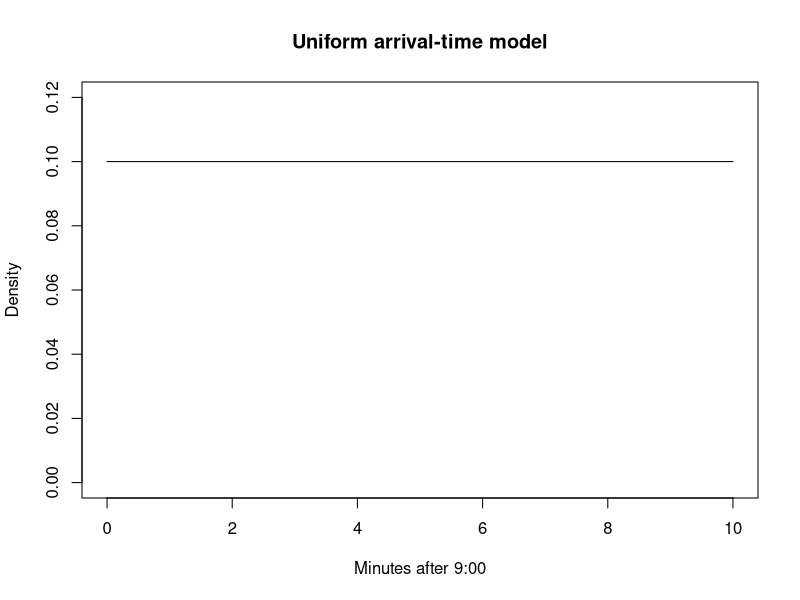
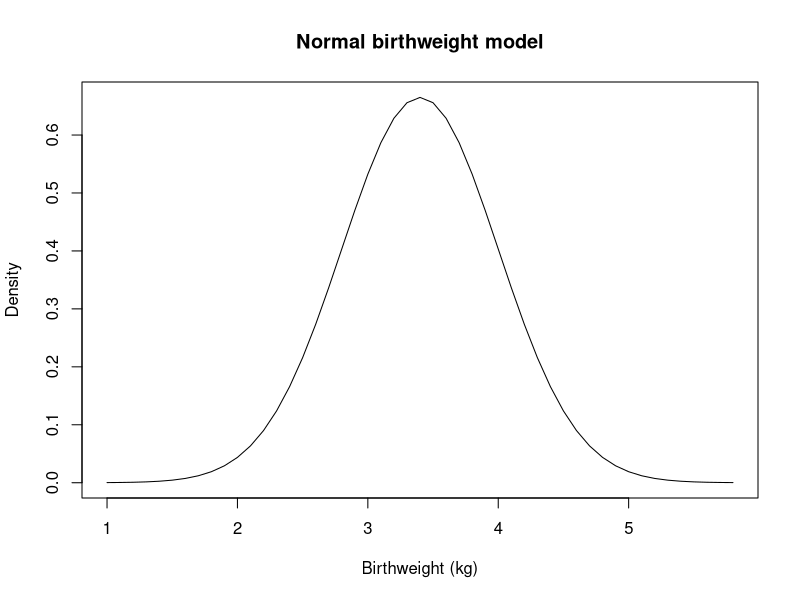
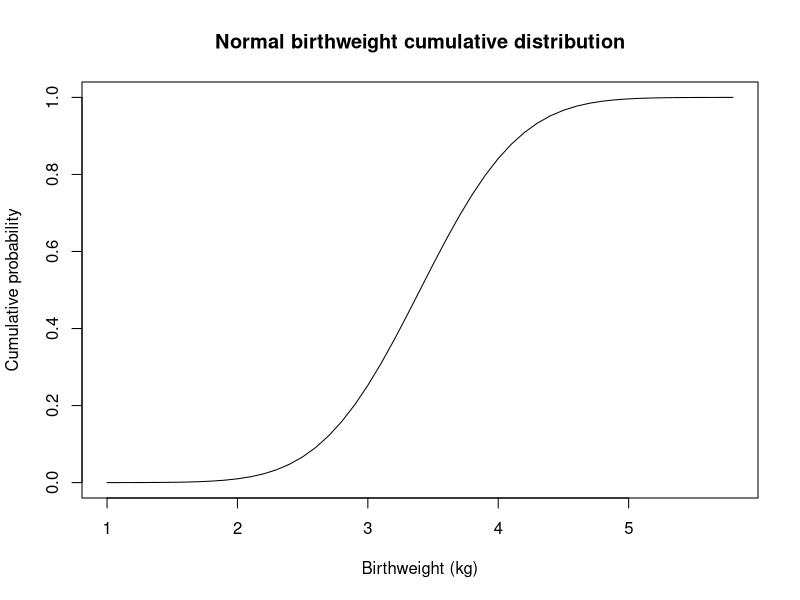
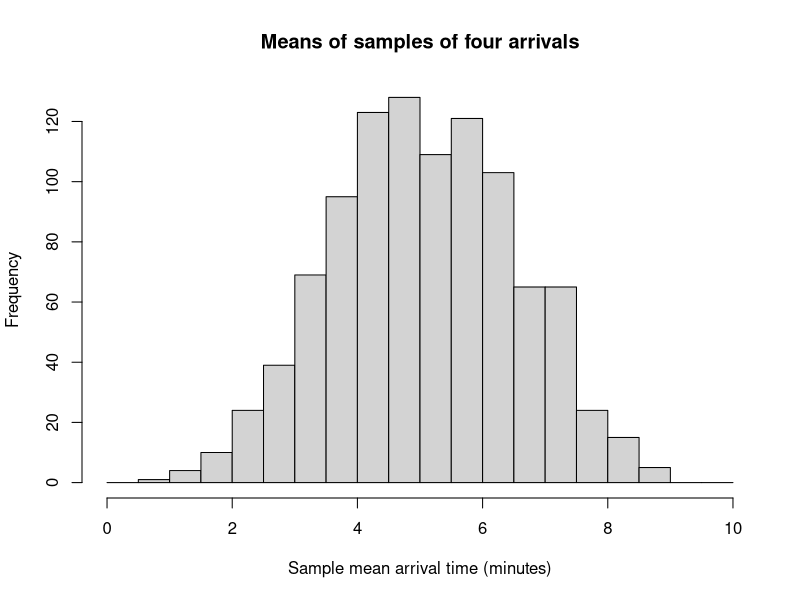
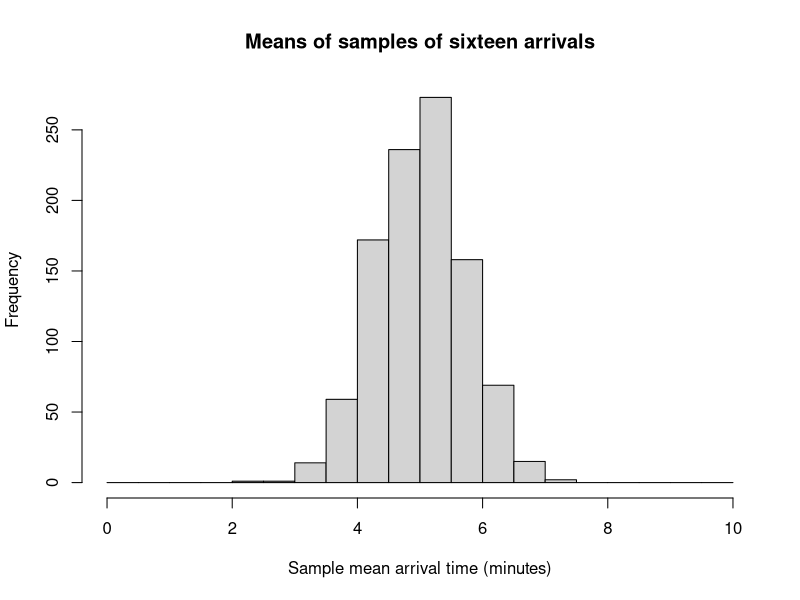

Write the R code that produced these figures, in order.
################################################################################
# PRACTICAL 3: CONTINUOUS DISTRIBUTIONS, SAMPLING AND STANDARD ERRORS
################################################################################

# This practical uses R to explore continuous probability distributions,
# repeated sampling, standard errors and confidence intervals.
# It uses base R, so no additional packages or data files are required.


################################################################################
# PART 1. CONTINUOUS PROBABILITIES
################################################################################

# X is the number of minutes after 9:00 when a patient arrives.
# We assume X is uniformly distributed between 0 and 10 minutes.
# A uniform distribution gives equal probabilities to intervals of equal length.

# dunif(x, min, max) calculates the probability DENSITY at x.
# Use dunif() when you need a density height or density values for a graph.
# x = 4 is the point being evaluated; min and max define the distribution.
# The density is 1 / (10 - 0) = 0.1 per minute.
# This is NOT a 10% probability of arriving exactly at minute 4:
# for a continuous variable, the probability at one exact point is zero.

arrival_density_at_four <- dunif(x = 4, min = 0, max = 10)
arrival_density_at_four

# Calculate the probability of arriving between minutes 2 and 5.
# For this uniform distribution, probability = interval width * density:
# (5 - 2) * 0.1 = 0.3, or 30%.

probability_two_to_five_area <- (5 - 2) * arrival_density_at_four
probability_two_to_five_area

# Create values from 0 to 10 in steps of 0.1 for plotting.
# The colon operator 0:100 creates integers from 0 through 100;
# dividing by 10 changes them to 0.0, 0.1, ..., 10.0.

arrival_times <- (0:100) / 10

# Calculate the density at each value in arrival_times.
# We use dunif() here because the graph needs density heights.
# The density is 0.1 at every point in this uniform distribution.

arrival_densities <- dunif(x = arrival_times, min = 0, max = 10)

# Plot time on the horizontal axis and density on the vertical axis.
# type = "l" draws a line; xlab and ylab label the axes;
# main sets the title; ylim sets the vertical-axis range from 0 to 0.12.
# Interpretation: the flat line shows the density is constant at 0.1.
# Probability over an interval is the area under this line.

plot(arrival_times, arrival_densities, type = "l",
     xlab = "Minutes after 9:00", ylab = "Density",
     main = "Uniform arrival-time model", ylim = c(0, 0.12))

# punif(q, min, max) calculates cumulative probability P(X <= q).
# Cumulative probability means the probability up to and including a cutoff.
# Use punif() when you want the probability that X is at or below q.
# q = 4 is the cutoff time; min and max define the uniform distribution.
# P(X <= 4) = 4 / 10 = 0.4, or 40%.

probability_by_four <- punif(q = 4, min = 0, max = 10)
probability_by_four

# Calculate the probability of arriving between minutes 2 and 5
# by subtracting cumulative probabilities:
# P(2 <= X <= 5) = P(X <= 5) - P(X <= 2) = 0.5 - 0.2 = 0.3.
# This gives the same 30% result as the area calculation above.
# For continuous distributions, including/excluding an endpoint does not
# change the probability because any single exact value has probability zero.

probability_two_to_five <- punif(q = 5, min = 0, max = 10) -
  punif(q = 2, min = 0, max = 10)
probability_two_to_five


# EXERCISE 1
# a. Find P(6 < X < 9) and compare it with P(2 < X < 5).
#    Both intervals are 3 minutes wide, so the uniform model predicts
#    that they have the same probability: 3 / 10 = 0.3 (30%).
# b. Find the probability of arriving after minute 8.
#    lower.tail = FALSE asks for the probability ABOVE q, P(X > q),
#    instead of the usual cumulative probability P(X <= q).
# c. A density of 0.1 at X = 4 is not a 10% probability at that exact point.
#    Probability is area: an interval of width w has probability w * 0.1.

probability_six_to_nine <- punif(q = 9, min = 0, max = 10) -
  punif(q = 6, min = 0, max = 10)
probability_six_to_nine

probability_after_eight <- punif(q = 8, min = 0, max = 10,
                                 lower.tail = FALSE)
probability_after_eight

# Interpretation:
# P(6 < X < 9) = 0.3 (30%), the same as P(2 < X < 5).
# P(X > 8) = 0.2 (20%), because 2 of the 10 minutes remain after minute 8.


################################################################################
# PART 2. THE NORMAL DISTRIBUTION
################################################################################

# Birthweight is modelled with a Normal distribution:
# mean = 3.4 kg and standard deviation (SD) = 0.6 kg.
# In R, sd means standard deviation, not variance.

birthweight_mean <- 3.4
birthweight_sd <- 0.6

# dnorm(x, mean, sd) calculates Normal density heights.
# Use dnorm() to get density values, for example to draw a density curve.
# x is the birthweight value; mean is the distribution centre;
# sd is the spread of the distribution.

birthweight_values <- (10:58) / 10
birthweight_densities <- dnorm(x = birthweight_values,
                               mean = birthweight_mean, sd = birthweight_sd)

# Plot the Normal density curve.
# The curve is bell-shaped and centred around the mean of 3.4 kg.

plot(birthweight_values, birthweight_densities, type = "l",
     xlab = "Birthweight (kg)", ylab = "Density",
     main = "Normal birthweight model")

# pnorm(q, mean, sd) calculates cumulative probability P(X <= q),
# which is the area to the LEFT of q under the Normal density curve.
# Here q is a vector, so R calculates cumulative probabilities for every
# birthweight value in birthweight_values.

birthweight_cumulative <- pnorm(q = birthweight_values,
                                mean = birthweight_mean, sd = birthweight_sd)

# Plot the cumulative probabilities.
# The vertical axis is cumulative probability, so label it accordingly.
# The curve increases from near 0 to near 1.

plot(birthweight_values, birthweight_cumulative, type = "l",
     xlab = "Birthweight (kg)", ylab = "Cumulative probability",
     main = "Normal birthweight cumulative distribution")

# To find P(X >= 4.5), calculate the area to the RIGHT of 4.5.
# pnorm() gives the area to the left, so subtract it from 1.
# The result is about 0.0334, or 3.34%.

probability_at_least_four_point_five <- 1 - pnorm(
  q = 4.5, mean = birthweight_mean, sd = birthweight_sd)

probability_at_least_four_point_five
100 * probability_at_least_four_point_five

# Standardise 4.5 kg to a z-score: (value - mean) / SD.
# The z-score tells us how many standard deviations the value is above
# or below the mean. Here it is about 1.83 SD above the mean.
# Using a standard Normal distribution (mean 0, SD 1) gives the same tail area.

birthweight_z <- (4.5 - birthweight_mean) / birthweight_sd
birthweight_z
1 - pnorm(q = birthweight_z, mean = 0, sd = 1)

# EXERCISE 2
# a. pnorm(q = 2.8, ...) finds P(X < 2.8). To find P(2.8 < X < 4.0),
#    subtract P(X <= 2.8) from P(X <= 4.0).
# b. Standardise both boundaries with z = (value - mean) / SD and use
#    pnorm() with mean = 0 and sd = 1. The interval probability should match.
# c. Increasing SD from 0.6 to 0.9 makes the distribution more spread out.
#    Since 4.5 kg is above the unchanged mean, more probability lies in the
#    upper tail, so P(X >= 4.5) becomes larger.

probability_below_two_point_eight <- pnorm(
  q = 2.8, mean = birthweight_mean, sd = birthweight_sd)

probability_two_point_eight_to_four <- pnorm(
  q = 4, mean = birthweight_mean, sd = birthweight_sd) -
  pnorm(q = 2.8, mean = birthweight_mean, sd = birthweight_sd)

# Standardise the lower and upper boundaries for part (b).
lower_z <- (2.8 - birthweight_mean) / birthweight_sd
upper_z <- (4.0 - birthweight_mean) / birthweight_sd
lower_z
upper_z
pnorm(q = upper_z, mean = 0, sd = 1) -
  pnorm(q = lower_z, mean = 0, sd = 1)

# Calculate P(X >= 4.5) for a Normal distribution with the same mean
# but a wider SD of 0.9 kg. Use 1 - pnorm() for the upper-tail probability.

probability_above_cutoff_wider <- 1 - pnorm(
  q = 4.5, mean = birthweight_mean, sd = 0.9)
probability_above_cutoff_wider

# Interpretation:
# The wider distribution has a larger probability above 4.5 kg because
# it spreads more of its area away from the mean into the tails.


################################################################################
# PART 3. REPEATED SAMPLES AND THE CENTRAL LIMIT THEOREM (CLT)
################################################################################

# We simulate patient arrival times from the uniform distribution.
# A simulated observation is one random value drawn from the model.

# set.seed() makes the random sequence reproducible.
# Running the code again from this point produces the same random draws.
# The seed is for reproducibility; it is not a parameter of the distribution.

set.seed(303)

# runif(n, min, max) generates n random values from a uniform distribution.
# Here n = 4 means one sample contains four arrival times.
# mean() calculates the average of those four arrival times.

one_arrival_sample <- runif(n = 4, min = 0, max = 10)
one_arrival_sample
mean(one_arrival_sample)

# replicate(5, expression) repeats an expression five times.
# Each repetition generates four arrivals and calculates their sample mean.
# Therefore, the result contains five sample means, each based on four arrivals.

five_sample_means <- replicate(5, mean(runif(n = 4, min = 0, max = 10)))
five_sample_means

# Repeat the sampling procedure 1,000 times.
# n = 4 inside runif() is the number of observations in each sample.
# replicate(1000, ...) is the number of separate samples generated.
# These are two different counts.

means_four <- replicate(1000, mean(runif(n = 4, min = 0, max = 10)))

# Draw a histogram of the 1,000 sample means.
# breaks controls the histogram's bin boundaries.
# The histogram shows the sampling distribution of means for samples of four.

hist(means_four, breaks = (0:20) / 2,
     main = "Means of samples of four arrivals",
     xlab = "Sample mean arrival time (minutes)")

# Calculate the average and SD of the 1,000 sample means.
mean(means_four)
sd(means_four)

# Interpretation:
# The mean of the sample means should be close to the population mean, 5.
# Their SD describes how much sample means vary from one sample to another.
# This SD estimates the standard error (SE) of the sample mean for n = 4.


# EXERCISE 3
# a. With 16 arrivals per sample, the sampling distribution should still be
#    centred near 5 minutes, but it should be narrower because larger samples
#    generally produce more stable means. Its shape should look more Normal.
# b. Generate 1,000 sample means, each based on 16 arrivals.
# c. Compare the SDs. For a uniform population, increasing n from 4 to 16
#    should halve the SE because SE is proportional to 1 / sqrt(n).
# d. replicate(1000, ...) controls how many sample means are generated;
#    runif(n = 16, ...) controls the number of observations in each sample.

means_sixteen <- replicate(1000, mean(runif(n = 16, min = 0, max = 10)))
mean(means_sixteen)
sd(means_sixteen)

# Plot the sampling distribution for samples of sixteen arrivals.
hist(means_sixteen, breaks = (0:20) / 2,
     main = "Means of samples of sixteen arrivals",
     xlab = "Sample mean arrival time (minutes)")

# Calculate the ratio of the SDs for sample sizes 16 and 4.
# The expected ratio is about 0.5: the SE for n = 16 is about half that for n = 4.

sd_ratio <- sd(means_sixteen) / sd(means_four)
sd_ratio

# Interpretation:
# A ratio near 0.5 supports the prediction that larger samples have less
# variability in their means.


################################################################################
# PART 4. ESTIMATING STANDARD ERRORS
################################################################################

# In a real study, we usually have one sample rather than thousands.
# The estimated SE of a sample mean is sample SD / sqrt(sample size).
# SD describes variation among individuals; SE describes uncertainty
# or variation in the sample mean across repeated samples.

# Worked example: preterm-infant birthweights.

preterm_n <- 98
preterm_mean <- 1.31
preterm_sd <- 0.42

# Calculate the estimated SE of the sample mean.
# sqrt(preterm_n) is the square root of the sample size.

preterm_se <- preterm_sd / sqrt(preterm_n)

preterm_sd
preterm_se

# Interpretation:
# SD = 0.42 kg describes variation between individual birthweights.
# SE is about 0.0424 kg and describes the sampling variability of the mean.


# EXERCISE 4
# The estimated SE is SD / sqrt(n).
# Study A: SE = 20 / sqrt(100) = 2 mmHg.
# Study B: SE = 50 / sqrt(400) = 2.5 mmHg.
# Study A's mean is estimated more precisely because its SE is smaller.
# Comparing sample sizes alone would be misleading because the SDs differ.

study_a_se <- 20 / sqrt(100)
study_a_se

study_b_se <- 50 / sqrt(400)
study_b_se

# Interpretation:
# Although Study B has more participants, its much larger SD means its SE
# is larger. Precision depends on both sample size and variability.


# A PROPORTION
# A response proportion is the number responding divided by the total sample.
# For a proportion p, the estimated SE is sqrt(p * (1 - p) / n).
# Here p = 0.46 and n = 124, based on the lecture's acupuncture example.

acupuncture_n <- 124
acupuncture_p <- 0.46
acupuncture_se <- sqrt(acupuncture_p * (1 - acupuncture_p) / acupuncture_n)
acupuncture_se

# Interpretation:
# The SE is approximately 0.0448, equivalent to 4.48 percentage points.
# It describes how much the estimated response proportion would vary
# across repeated samples of the same size under similar conditions.


# EXERCISE 5
# 44 of 80 patients responded.
# The sample proportion is 44 / 80 = 0.55, or 55%.
# Use the proportion SE formula to estimate its sampling variability.

response_n <- 80
response_count <- 44
response_p <- response_count / response_n
response_se <- sqrt(response_p * (1 - response_p) / response_n)

# Show the estimated proportion and SE as percentages / percentage points.
100 * response_p
100 * response_se

# Interpretation:
# The SE describes variation in the sample response proportion across
# repeated samples; it does not describe an individual patient's outcome.


# AN EVENT RATE
# For the Poisson example, D is the total number of admissions and T is
# the number of days observed.
# Estimated daily rate = D / T.
# Estimated SE of the rate = sqrt(D) / T.

admission_count <- 100
admission_days <- 25
admission_rate <- admission_count / admission_days
admission_se <- sqrt(admission_count) / admission_days

admission_rate
admission_se

# Interpretation:
# The estimated rate is 4 admissions per day and its SE is 0.4 per day.


# EXERCISE 6
# The second unit records 36 admissions over 9 days.
# Calculate its rate and SE using the same formulas.
# Compare rates, not total counts, to decide which unit has the higher
# estimated daily rate. Compare SEs to judge precision.

other_admission_count <- 36
other_admission_days <- 9
other_admission_rate <- other_admission_count / other_admission_days
other_admission_se <- sqrt(other_admission_count) / other_admission_days

other_admission_rate
other_admission_se

# Interpretation:
# The second unit's rate is 36 / 9 = 4 admissions per day, the same as
# the first unit. Its SE is 6 / 9 = 0.667 admissions per day, which is
# larger than 0.4, so its daily rate estimate is less precise.


################################################################################
# PART 5. CONFIDENCE INTERVALS
################################################################################

# For an approximately Normal sampling distribution, an approximate 95%
# confidence interval is estimate +/- 1.96 * SE.
# The interval gives a plausible range for the population parameter.
# Keep the full precision of the SE during calculations; round only for display.

preterm_lower <- preterm_mean - 1.96 * preterm_se
preterm_upper <- preterm_mean + 1.96 * preterm_se

c(preterm_lower, preterm_upper)
round(c(preterm_lower, preterm_upper), 2)

# Interpretation:
# The approximate 95% confidence interval for the population mean birthweight
# is 1.23 to 1.39 kg. It is an interval for the population MEAN, not for
# the birthweights of 95% of individual preterm infants.


# EXERCISE 7
# Calculate an approximate 95% confidence interval for the population
# response proportion: estimate +/- 1.96 * SE.
# Multiply by 100 to report the limits as percentages to one decimal place.

response_lower <- response_p - 1.96 * response_se
response_upper <- response_p + 1.96 * response_se

c(response_lower, response_upper)
round(100 * c(response_lower, response_upper), 1)

# Interpretation:
# The interval estimates the population response proportion.
# It does not predict the outcome for an individual patient, whose outcome
# is response or no response.


# EXERCISE 8
# Calculate approximate 95% confidence intervals for both daily admission
# rates using estimate +/- 1.96 * SE, then compare their centres and widths.

admission_lower <- admission_rate - 1.96 * admission_se
admission_upper <- admission_rate + 1.96 * admission_se
other_admission_lower <- other_admission_rate - 1.96 * other_admission_se
other_admission_upper <- other_admission_rate + 1.96 * other_admission_se

# Display the first and second unit's confidence intervals.
c(admission_lower, admission_upper)
c(other_admission_lower, other_admission_upper)

# Interpretation:
# Both estimated rates are 4 admissions per day, so the intervals have
# the same centre. The second unit's interval is wider because its SE is larger.


# EXERCISE 9: INTERPRETATION
# a. The interval 1.23 to 1.39 kg estimates the population MEAN birthweight.
#    It does not say that 95% of individual infants weigh within this range.
# b. A 95% confidence level means that, over many repeated samples,
#    approximately 95% of intervals calculated by this method would contain
#    the true population parameter.
# c. One sample provides an estimate and a sample SD. These can be used to
#    estimate the SE and construct a confidence interval for the parameter.

# Written answers:
# Use the explanations above to distinguish a confidence interval for a
# population parameter from the range of individual observations.


################################################################################
# OPTIONAL EXTENSION: CHANGING THE CONFIDENCE LEVEL
################################################################################

# pnorm() converts a value into the probability to its left.
# qnorm() does the reverse: given a cumulative probability p, it returns
# the Normal value with that probability to its left.
#
# For a central 95% interval, 2.5% is in each tail, so 97.5% is to the left
# of the upper boundary. qnorm(0.975) gives a multiplier of about 1.96.

multiplier_95 <- qnorm(p = 0.975, mean = 0, sd = 1)
multiplier_95


# EXERCISE 10
# A central 99% interval leaves 0.5% in each tail, so 99.5% is to the left
# of the upper boundary. qnorm(0.995) gives a larger multiplier than 1.96.
# Use this multiplier in estimate +/- multiplier * SE to calculate the 99% CI.

multiplier_99 <- qnorm(p = 0.995, mean = 0, sd = 1)
multiplier_99

preterm_lower_99 <- preterm_mean - multiplier_99 * preterm_se
preterm_upper_99 <- preterm_mean + multiplier_99 * preterm_se

c(preterm_lower_99, preterm_upper_99)
round(c(preterm_lower_99, preterm_upper_99), 2)

# Interpretation:
# The 99% confidence interval is wider than the 95% interval because a higher
# confidence level requires a larger multiplier and therefore a wider range.
